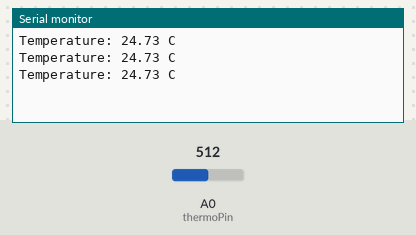
This sketch was run on a simulated Arduino Uno, built with avr-gcc and run on an emulated ATmega328P. On the bench: the last lines printed to the serial monitor. The inputs (shaded band) are chosen by the test bench; at power-on: A0 (thermoPin) = 512.

Above: at 1.3 s.
1.4 s: A0 (thermoPin) set to 716
At 1.9 s:
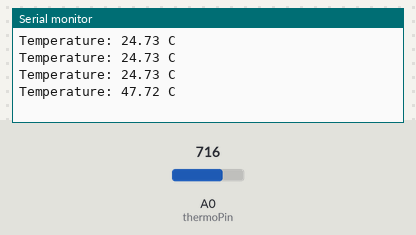
2.9 s: A0 (thermoPin) set to 900
At 3.4 s:
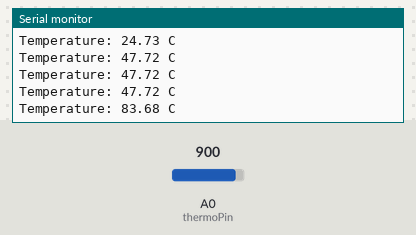
Timing chart, 0 to 5.9 s (numbered marks = the images above; inputs shaded):
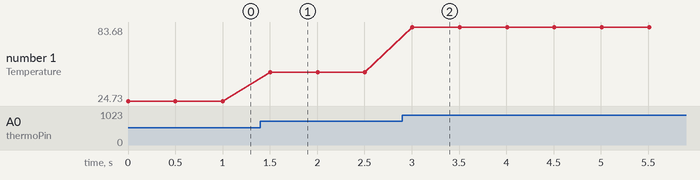

Measured:
- after the input at 1.4 s, the serial monitor: prints a new line after 0.10 s (image 1)
- after the input at 2.9 s, the serial monitor: prints a new line after 0.11 s (image 2)
- plotted number 1: 24.73 → 47.72 after the input at 1.4 s, 47.72 → 83.68 after the input at 2.9 s

The sketch:

thermistor.ino
```cpp
#include <Arduino.h>
int thermoPin = 0;
int v0 ;
float R1 = 10000;
float logR2, R2, T, Tc, Tf;
float c1 = 1.009249522e-03, c2 = 2.378405444e-04, c3 = 2.019202697e-07;


void setup()
{

	Serial.begin(9600);
}

void loop()
{
	v0 = analogRead(thermoPin);
	R2 = R1 * (1023.0 / (float)v0 - 1.0);
	logR2 = log(R2);
	T = (1.0 / (c1 + c2*logR2 + c3*logR2*logR2*logR2));
	Tc = T - 273.15;
 	Serial.print("Temperature: ");
  	Serial.print(Tc);
  	Serial.println(" C");
 	delay(500);

}
```
